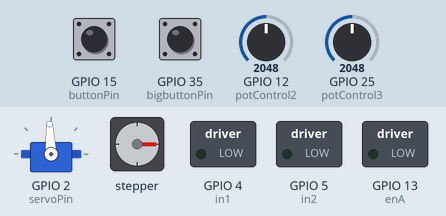
This sketch was run on a simulated ESP32. Shown: servo, stepper motor, switched loads named in the sketch (green lamp = pin HIGH). The inputs (shaded band) are chosen by the test bench; at power-on: GPIO 15 (buttonPin) LOW, GPIO 35 (bigbuttonPin) LOW, GPIO 25 (potControl3) = 2048, GPIO 12 (potControl2) = 2048 (analog values on the 0–4095 scale). WiFi joins after 1.5 s; servers stay silent unless stated; servo pulses on a pin are drawn as a servo (544–2400 µs = 0–180°); stepper angles assume 2048 steps per turn; what the sketch prints to the serial monitor is not drawn.

Above: at 2.7 s.
2.8 s: GPIO 15 (buttonPin) pulled HIGH for 0.15 s
At 4.55 s:
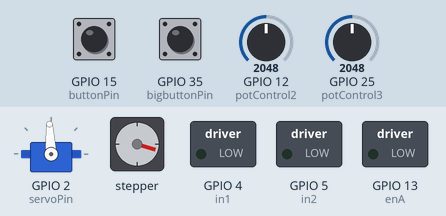
5.9 s: GPIO 35 (bigbuttonPin) pulled HIGH for 1 s
At 6.8 s:
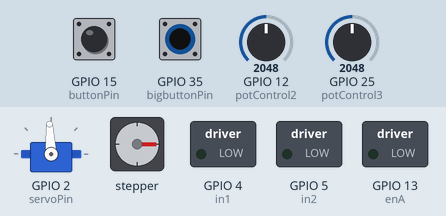
8.4 s: GPIO 25 (potControl3) set to 2866
At 9.9 s:
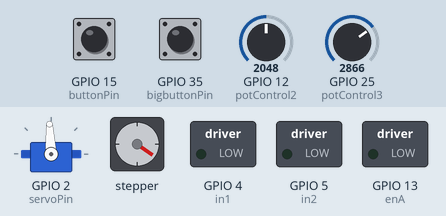
10.2 s: GPIO 12 (potControl2) set to 2866
At 11.0 s:
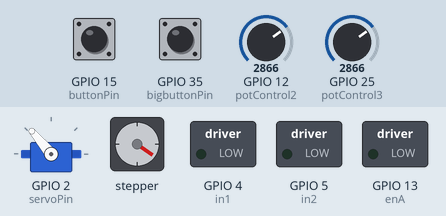
11.7 s: GPIO 25 (potControl3) set to 1228
At 13.2 s:
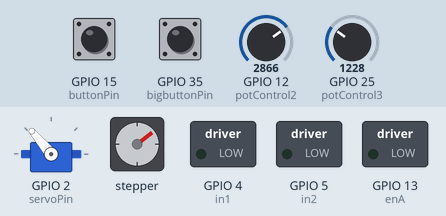
13.9 s: GPIO 25 (potControl3) set to 3603
At 15.4 s:
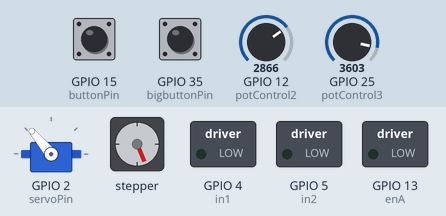
Timing chart, 0 to 16.9 s (numbered marks = the images above; inputs shaded):
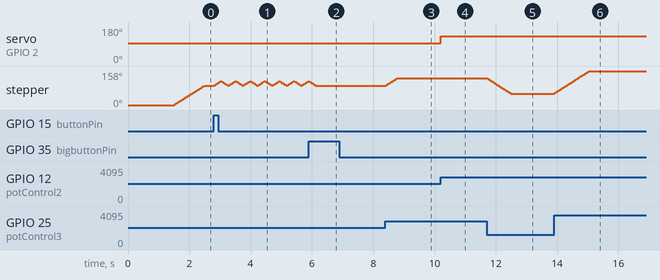

Measured:
- after the input at 2.8 s, stepper: turns 21° clockwise in 0.21 s, then 21° counter-clockwise in 0.20 s, repeating every 0.48 s
- after the input at 5.9 s, stepper: goes on until 6.1 s, then stays 90°
- after the input at 8.4 s, stepper: turns 35° clockwise in 0.37 s, starting at once
- after the input at 10.2 s, servo on GPIO 2 (servoPin): 93° → 130° at once
- after the input at 11.7 s, stepper: turns 72° counter-clockwise in 0.78 s, starting at once
- after the input at 13.9 s, stepper: turns 105° clockwise in 1.2 s, starting at once
- by itself, stepper: keeps turning clockwise at about 90°/s

The sketch:

DCmotortest.ino
```cpp
#include <WiFi.h>
#include <HTTPClient.h>

#include <Stepper.h>
#include <AccelStepper.h>
#include <ESP32Servo.h>

#define motorPin1 19
#define motorPin2 21
#define motorPin3 22
#define motorPin4 23

#define MotorInterfaceType 8

//networking stuff
const char *ssid_Router  = "stationnebula"; //Enter the router name
const char *password_Router = "E30M20B25"; //Enter the router password
String address= "http://165.227.76.232:3000/nmk2146/running";
int lastCheckTime = 0;

//Servo connection
Servo myServo;
int servoPin = 2;
int servoPos;
const int servoRes = 16;

//PWM for Servo
const int servoChannel = 1;

//Stepper Motor steps per revolution
const int stepsPerRevolution = 2048;
//Stepper Motor initialization with pins
Stepper myStepper = Stepper(stepsPerRevolution, motorPin1, motorPin3, motorPin2, motorPin4);

//DC motor conenction
int enA = 13;
int in1 = 4;
int in2 = 5;

//potentiometer
int potControl = 14;
int potControl2 = 12;
int potControl3 = 25;
int lastPot3 = 0;
int potDelta = 0;

//button pin
int bigbuttonPin = 35;
int buttonPin = 15;
boolean rotstate = false;

//PWM properties for enA pin
const int freq = 5000;
const int channel = 5;
const int resolution = 10;


void setup() {
  //Serial Communication setup
  Serial.begin(115200);

  //wifi setup
  WiFi.begin(ssid_Router, password_Router);
  Serial.println(String("Connecting to ")+ssid_Router);
  while (WiFi.status() != WL_CONNECTED){
    delay(500);
    Serial.print(".");
  }
  Serial.println("\nConnected, IP address: ");
  Serial.println(WiFi.localIP());
  Serial.println("Setup End");

  //Stepper setup
  myStepper.setSpeed(15);

  //Servo PWM setup
  ledcSetup(servoChannel, 50, servoRes);
  ledcAttachPin(servoPin, servoChannel);

  //Servo motor 1 setup
  pinMode(servoPin, OUTPUT);
  //myServo.setPeriodHertz(50);
  //myServo.attach(servoPin, 500, 2400);

  //DC PWM setup
  //ledcSetup(channel, freq, resolution);

  //DC motor 1 setup
  pinMode(enA, OUTPUT);
  pinMode(in1, OUTPUT);
  pinMode(in2, OUTPUT);

  //pot setup
  pinMode(potControl, INPUT);
  pinMode(potControl2, INPUT);
  pinMode(potControl3, INPUT);

  //button setup
  pinMode(buttonPin, INPUT);
  pinMode(bigbuttonPin, INPUT);

  //attach control pin to motor channel
  ledcAttachPin(enA, channel);

  //set analog read resolution to match resolution of PWM functions
  analogReadResolution(resolution);
}

void loop() {
  checkAPI();

  //Servo motor pot analogRead
  servoPos = analogRead(potControl2);
  servoPos = map(servoPos, 0, 1023, 0, 180);
  setServo(servoPos);

  //DC motor pot analogRead
  /*int rotationSpeed = analogRead(potControl);*/

  //DC motor rotation direction button query
  /*if(digitalRead(buttonPin) == HIGH){
    rotstate = !rotstate;
    motorSwitchDir(rotstate);
    delay(200);
  }*/

  //Drive DC motor
  /*driveDCMotor(rotationSpeed);*/


  //Drive Stepper Motor
  int currPot = analogRead(potControl3);
  int potDelta = currPot - lastPot3;
  lastPot3 = currPot;
  driveStepperMotor(myStepper, potDelta);


  if(digitalRead(buttonPin) == HIGH){
    routine();
  }

  //debugging print statements
  //Serial.println(rotationSpeed);
  //Serial.println(constrain(rotationSpeed, 0, 1024));
}

void checkAPI(){
  if(lastCheckTime > 10000){
    if((WiFi.status() == WL_CONNECTED)) {
      HTTPClient http;
      http.begin(address);

      int httpCode = http.GET(); // start connection and send HTTP header
      if (httpCode == HTTP_CODE_OK) {
        String response = http.getString();
        if (response.equals("false")) {
          lastCheckTime = 0;
        }
        else if(response.equals("true")) {
          lastCheckTime = 0;
          routine();
        }
        Serial.println("Response was: " + response);
      } else {
        Serial.printf("[HTTP] GET... failed, error: %s\n", http.errorToString(httpCode).c_str());
      }
      http.end();
    }
  }
  else{
    lastCheckTime++;
  }
}

void routine(){ //ending routine requires pressing and holding until the claw stops moving
  while(true){
    Serial.println("doing a thing");
    //open and close mouth while moving arm up and down
    driveStepperMotor(myStepper, 122);
    driveStepperMotor(myStepper, -122);
    if(digitalRead(bigbuttonPin) == HIGH)
    {break;}
  }
  delay(500);
}

void motorSwitchDir(boolean dir){
  if(dir){
    Serial.println("Dir forward");
    digitalWrite(in1,HIGH);
    digitalWrite(in2,LOW);
  }
  else {
    Serial.println("Dir backward");
    digitalWrite(in1,LOW);
    digitalWrite(in2,HIGH);
  }
}

void setServo(float pos){//16 bit servo requires 16 bit input
  uint32_t duty = (((pos/180.0)*2000)/20000.0*65536.0) + 1634;
     // convert 0-180 degrees to 0-65536

  ledcWrite(servoChannel,duty);
    // set channel to pos
}

void driveDCMotor(int spd){
  if(spd>20){
    //algortihm to convert 0-1024 spd range to 550-1024 write range
    ledcWrite(channel, 550+((float)spd/1024)*(1024-550));
  }
  else{
    ledcWrite(channel, 0);
  }
}

void driveStepperMotor(Stepper stepper, int steps){
  // Step one revolution in one direction:
  myStepper.step(steps);
}
```
